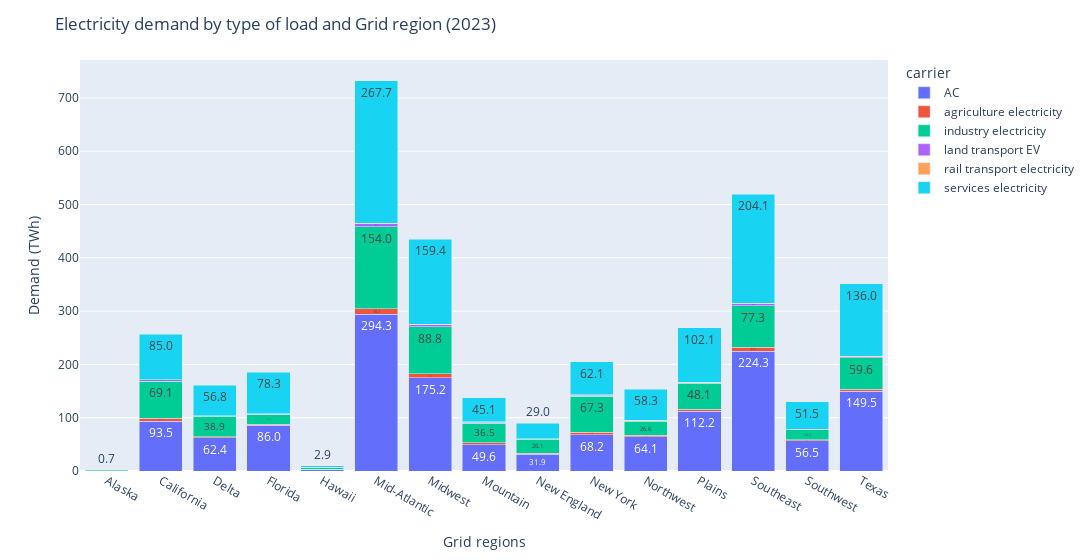
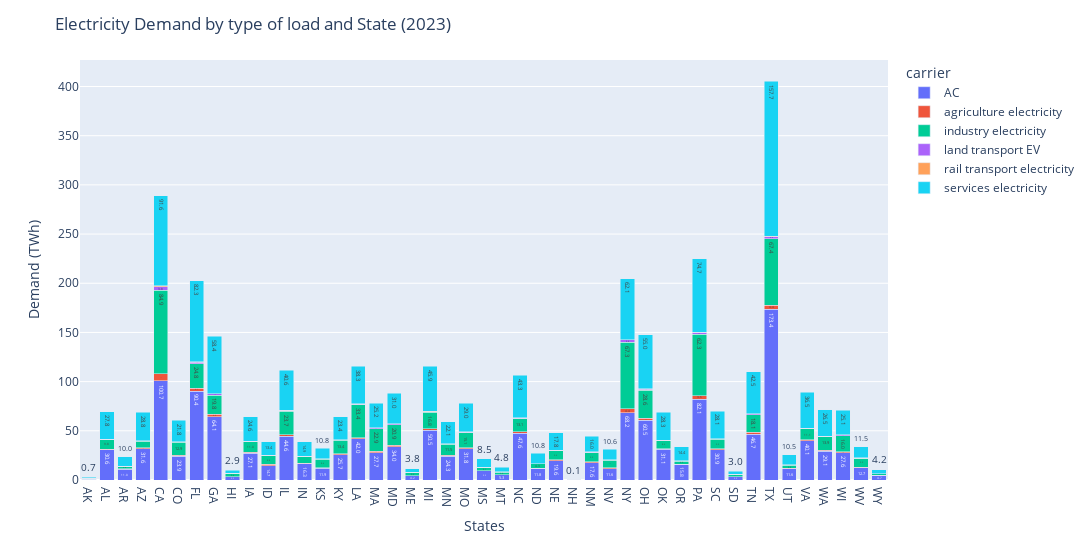

The notebook cell these images were saved under, in order:
### Code cell
fig1 = px.bar(base_demand_grid_region, barmode='stack', text_auto='.1f')
fig1.update_layout(width=1100, yaxis_title='Demand (TWh)', xaxis_title='Grid regions', title='Electricity demand by type of load and Grid region (2023)')
fig1.show()

fig1 = px.bar(base_demand_state, barmode='stack', text_auto='.1f')
fig1.update_layout(width=3000, yaxis_title='Demand (TWh)', xaxis_title='States', title='Electricity Demand by type of load and State (2023)')
fig1.show()

### Figure 1 — Plotly figure (JSON) as saved in the notebook; plotly's stock layout.template omitted (floating-point values rounded to 4 significant figures)
{"data": [{"hovertemplate": "carrier=AC<br>region=%{x}<br>value=%{y}<extra></extra>", "legendgroup": "AC", "marker": {"color": "#636efa", "pattern": {"shape": ""}}, "name": "AC", "orientation": "v", "showlegend": true, "textposition": "auto", "texttemplate": "%{y:.1f}", "type": "bar", "x": ["Alaska", "California", "Delta", "Florida", "Hawaii", "Mid-Atlantic", "Midwest", "Mountain", "New England", "New York", "Northwest", "Plains", "Southeast", "Southwest", "Texas"], "xaxis": "x", "y": [0.79, 93.45, 62.43, 86.0, 3.21, 294.2, 175.2, 49.63, 31.86, 68.2, 64.13, 112.2, 224.3, 56.55, 149.5], "yaxis": "y"}, {"hovertemplate": "carrier=agriculture electricity<br>region=%{x}<br>value=%{y}<extra></extra>", "legendgroup": "agriculture electricity", "marker": {"color": "#EF553B", "pattern": {"shape": ""}}, "name": "agriculture electricity", "orientation": "v", "showlegend": true, "textposition": "auto", "texttemplate": "%{y:.1f}", "type": "bar", "x": ["Alaska", "California", "Delta", "Florida", "Hawaii", "Mid-Atlantic", "Midwest", "Mountain", "New England", "New York", "Northwest", "Plains", "Southeast", "Southwest", "Texas"], "xaxis": "x", "y": [0.06, 5.55, 1.62, 2.17, 0.25, 10.13, 7.09, 3.56, 1.76, 4.36, 2.5, 3.98, 8.33, 2.3, 3.64], "yaxis": "y"}, {"hovertemplate": "carrier=industry electricity<br>region=%{x}<br>value=%{y}<extra></extra>", "legendgroup": "industry electricity", "marker": {"color": "#00cc96", "pattern": {"shape": ""}}, "name": "industry electricity", "orientation": "v", "showlegend": true, "textposition": "auto", "texttemplate": "%{y:.1f}", "type": "bar", "x": ["Alaska", "California", "Delta", "Florida", "Hawaii", "Mid-Atlantic", "Midwest", "Mountain", "New England", "New York", "Northwest", "Plains", "Southeast", "Southwest", "Texas"], "xaxis": "x", "y": [1.1, 69.15, 38.91, 17.47, 3.36, 154.0, 88.76, 36.51, 26.1, 67.34, 26.61, 48.15, 77.29, 18.16, 59.59], "yaxis": "y"}, {"hovertemplate": "carrier=land transport EV<br>region=%{x}<br>value=%{y}<extra></extra>", "legendgroup": "land transport EV", "marker": {"color": "#ab63fa", "pattern": {"shape": ""}}, "name": "land transport EV", "orientation": "v", "showlegend": true, "textposition": "auto", "texttemplate": "%{y:.1f}", "type": "bar", "x": ["Alaska", "California", "Delta", "Florida", "Hawaii", "Mid-Atlantic", "Midwest", "Mountain", "New England", "New York", "Northwest", "Plains", "Southeast", "Southwest", "Texas"], "xaxis": "x", "y": [0.04, 2.98, 0.85, 1.11, 0.13, 5.54, 3.93, 1.98, 0.98, 2.42, 1.39, 2.16, 4.42, 1.22, 1.9], "yaxis": "y"}, {"hovertemplate": "carrier=rail transport electricity<br>region=%{x}<br>value=%{y}<extra></extra>", "legendgroup": "rail transport electricity", "marker": {"color": "#FFA15A", "pattern": {"shape": ""}}, "name": "rail transport electricity", "orientation": "v", "showlegend": true, "textposition": "auto", "texttemplate": "%{y:.1f}", "type": "bar", "x": ["Alaska", "California", "Delta", "Florida", "Hawaii", "Mid-Atlantic", "Midwest", "Mountain", "New England", "New York", "Northwest", "Plains", "Southeast", "Southwest", "Texas"], "xaxis": "x", "y": [0.01, 0.54, 0.16, 0.21, 0.02, 0.97, 0.69, 0.34, 0.17, 0.43, 0.24, 0.4, 0.8, 0.23, 0.35], "yaxis": "y"}, {"hovertemplate": "carrier=services electricity<br>region=%{x}<br>value=%{y}<extra></extra>", "legendgroup": "services electricity", "marker": {"color": "#19d3f3", "pattern": {"shape": ""}}, "name": "services electricity", "orientation": "v", "showlegend": true, "textposition": "auto", "texttemplate": "%{y:.1f}", "type": "bar", "x": ["Alaska", "California", "Delta", "Florida", "Hawaii", "Mid-Atlantic", "Midwest", "Mountain", "New England", "New York", "Northwest", "Plains", "Southeast", "Southwest", "Texas"], "xaxis": "x", "y": [0.71, 85.03, 56.79, 78.25, 2.92, 267.7, 159.4, 45.15, 28.98, 62.05, 58.34, 102.1, 204.1, 51.45, 136.0], "yaxis": "y"}], "layout": {"barmode": "stack", "legend": {"title": {"text": "carrier"}, "tracegroupgap": 0}, "margin": {"t": 60}, "title": {"text": "Electricity demand by type of load and Grid region (2023)"}, "width": 1100, "xaxis": {"anchor": "y", "domain": [0, 1], "title": {"text": "Grid regions"}}, "yaxis": {"anchor": "x", "domain": [0, 1], "title": {"text": "Demand (TWh)"}}}}

### Figure 2 — Plotly figure (JSON) as saved in the notebook; plotly's stock layout.template omitted (floating-point values rounded to 4 significant figures)
{"data": [{"hovertemplate": "carrier=AC<br>region=%{x}<br>value=%{y}<extra></extra>", "legendgroup": "AC", "marker": {"color": "#636efa", "pattern": {"shape": ""}}, "name": "AC", "orientation": "v", "showlegend": true, "textposition": "auto", "texttemplate": "%{y:.1f}", "type": "bar", "x": ["AK", "AL", "AR", "AZ", "CA", "CO", "FL", "GA", "HI", "IA", "ID", "IL", "IN", "KS", "KY", "LA", "MA", "MD", "ME", "MI", "MN", "MO", "MS", "MT", "NC", "ND", "NE", "NH", "NM", "NV", "NY", "OH", "OK", "OR", "PA", "SC", "SD", "TN", "TX", "UT", "VA", "WA", "WI", "WV", "WY"], "xaxis": "x", "y": [0.79, 30.6, 11.03, 31.64, 100.7, 23.92, 90.43, 64.14, 3.21, 27.06, 14.73, 44.61, 16.33, 11.91, 25.73, 42.05, 27.68, 34.03, 4.18, 50.51, 24.26, 31.82, 9.35, 5.27, 47.59, 11.81, 19.6, 0.0, 17.63, 11.61, 68.2, 60.49, 31.07, 15.8, 82.08, 30.88, 3.34, 46.67, 173.4, 11.57, 40.06, 29.09, 27.56, 12.66, 4.66], "yaxis": "y"}, {"hovertemplate": "carrier=agriculture electricity<br>region=%{x}<br>value=%{y}<extra></extra>", "legendgroup": "agriculture electricity", "marker": {"color": "#EF553B", "pattern": {"shape": ""}}, "name": "agriculture electricity", "orientation": "v", "showlegend": true, "textposition": "auto", "texttemplate": "%{y:.1f}", "type": "bar", "x": ["AK", "AL", "AR", "AZ", "CA", "CO", "FL", "GA", "HI", "IA", "ID", "IL", "IN", "KS", "KY", "LA", "MA", "MD", "ME", "MI", "MN", "MO", "MS", "MT", "NC", "ND", "NE", "NH", "NM", "NV", "NY", "OH", "OK", "OR", "PA", "SC", "SD", "TN", "TX", "UT", "VA", "WA", "WI", "WV", "WY"], "xaxis": "x", "y": [0.06, 0.7, 0.22, 0.99, 7.12, 1.38, 3.06, 2.46, 0.25, 0.91, 1.09, 1.61, 0.65, 0.59, 1.03, 1.14, 1.51, 1.37, 0.25, 1.47, 0.77, 1.15, 0.26, 0.17, 1.52, 0.31, 0.74, 0.0, 0.98, 0.93, 4.36, 2.14, 0.56, 0.31, 3.65, 1.11, 0.17, 1.65, 4.39, 0.35, 0.94, 1.01, 1.41, 0.48, 0.08], "yaxis": "y"}, {"hovertemplate": "carrier=industry electricity<br>region=%{x}<br>value=%{y}<extra></extra>", "legendgroup": "industry electricity", "marker": {"color": "#00cc96", "pattern": {"shape": ""}}, "name": "industry electricity", "orientation": "v", "showlegend": true, "textposition": "auto", "texttemplate": "%{y:.1f}", "type": "bar", "x": ["AK", "AL", "AR", "AZ", "CA", "CO", "FL", "GA", "HI", "IA", "ID", "IL", "IN", "KS", "KY", "LA", "MA", "MD", "ME", "MI", "MN", "MO", "MS", "MT", "NC", "ND", "NE", "NH", "NM", "NV", "NY", "OH", "OK", "OR", "PA", "SC", "SD", "TN", "TX", "UT", "VA", "WA", "WI", "WV", "WY"], "xaxis": "x", "y": [1.1, 9.75, 2.4, 6.68, 84.92, 12.93, 24.83, 19.77, 3.36, 11.01, 8.79, 23.72, 6.71, 8.62, 13.41, 33.39, 22.85, 20.86, 3.18, 16.83, 11.53, 15.12, 3.12, 2.63, 13.06, 4.26, 9.41, 0.07, 9.28, 7.61, 67.34, 28.56, 8.45, 3.05, 62.33, 9.29, 2.08, 18.06, 67.37, 3.25, 11.06, 13.95, 16.03, 8.96, 1.48], "yaxis": "y"}, {"hovertemplate": "carrier=land transport EV<br>region=%{x}<br>value=%{y}<extra></extra>", "legendgroup": "land transport EV", "marker": {"color": "#ab63fa", "pattern": {"shape": ""}}, "name": "land transport EV", "orientation": "v", "showlegend": true, "textposition": "auto", "texttemplate": "%{y:.1f}", "type": "bar", "x": ["AK", "AL", "AR", "AZ", "CA", "CO", "FL", "GA", "HI", "IA", "ID", "IL", "IN", "KS", "KY", "LA", "MA", "MD", "ME", "MI", "MN", "MO", "MS", "MT", "NC", "ND", "NE", "NH", "NM", "NV", "NY", "OH", "OK", "OR", "PA", "SC", "SD", "TN", "TX", "UT", "VA", "WA", "WI", "WV", "WY"], "xaxis": "x", "y": [0.04, 0.37, 0.12, 0.52, 3.85, 0.76, 1.58, 1.3, 0.13, 0.5, 0.61, 0.89, 0.36, 0.32, 0.56, 0.59, 0.84, 0.74, 0.14, 0.81, 0.43, 0.62, 0.14, 0.09, 0.81, 0.17, 0.43, 0.0, 0.52, 0.5, 2.42, 1.17, 0.29, 0.17, 2.01, 0.58, 0.1, 0.89, 2.3, 0.2, 0.51, 0.56, 0.8, 0.26, 0.05], "yaxis": "y"}, {"hovertemplate": "carrier=rail transport electricity<br>region=%{x}<br>value=%{y}<extra></extra>", "legendgroup": "rail transport electricity", "marker": {"color": "#FFA15A", "pattern": {"shape": ""}}, "name": "rail transport electricity", "orientation": "v", "showlegend": true, "textposition": "auto", "texttemplate": "%{y:.1f}", "type": "bar", "x": ["AK", "AL", "AR", "AZ", "CA", "CO", "FL", "GA", "HI", "IA", "ID", "IL", "IN", "KS", "KY", "LA", "MA", "MD", "ME", "MI", "MN", "MO", "MS", "MT", "NC", "ND", "NE", "NH", "NM", "NV", "NY", "OH", "OK", "OR", "PA", "SC", "SD", "TN", "TX", "UT", "VA", "WA", "WI", "WV", "WY"], "xaxis": "x", "y": [0.01, 0.07, 0.02, 0.1, 0.69, 0.13, 0.3, 0.23, 0.02, 0.09, 0.1, 0.16, 0.06, 0.06, 0.1, 0.11, 0.15, 0.13, 0.02, 0.14, 0.08, 0.11, 0.03, 0.02, 0.14, 0.04, 0.07, 0.0, 0.1, 0.09, 0.43, 0.2, 0.06, 0.03, 0.35, 0.11, 0.02, 0.16, 0.42, 0.03, 0.09, 0.1, 0.13, 0.05, 0.01], "yaxis": "y"}, {"hovertemplate": "carrier=services electricity<br>region=%{x}<br>value=%{y}<extra></extra>", "legendgroup": "services electricity", "marker": {"color": "#19d3f3", "pattern": {"shape": ""}}, "name": "services electricity", "orientation": "v", "showlegend": true, "textposition": "auto", "texttemplate": "%{y:.1f}", "type": "bar", "x": ["AK", "AL", "AR", "AZ", "CA", "CO", "FL", "GA", "HI", "IA", "ID", "IL", "IN", "KS", "KY", "LA", "MA", "MD", "ME", "MI", "MN", "MO", "MS", "MT", "NC", "ND", "NE", "NH", "NM", "NV", "NY", "OH", "OK", "OR", "PA", "SC", "SD", "TN", "TX", "UT", "VA", "WA", "WI", "WV", "WY"], "xaxis": "x", "y": [0.71, 27.84, 10.03, 28.79, 91.59, 21.77, 82.28, 58.35, 2.92, 24.62, 13.4, 40.59, 14.86, 10.84, 23.41, 38.26, 25.18, 30.96, 3.8, 45.94, 22.07, 28.96, 8.5, 4.79, 43.29, 10.75, 17.83, 0.0, 16.04, 10.56, 62.05, 55.04, 28.27, 14.38, 74.67, 28.09, 3.04, 42.46, 157.7, 10.52, 36.45, 26.46, 25.07, 11.52, 4.24], "yaxis": "y"}], "layout": {"barmode": "stack", "legend": {"title": {"text": "carrier"}, "tracegroupgap": 0}, "margin": {"t": 60}, "title": {"text": "Electricity Demand by type of load and State (2023)"}, "width": 3000, "xaxis": {"anchor": "y", "domain": [0, 1], "title": {"text": "States"}}, "yaxis": {"anchor": "x", "domain": [0, 1], "title": {"text": "Demand (TWh)"}}}}
